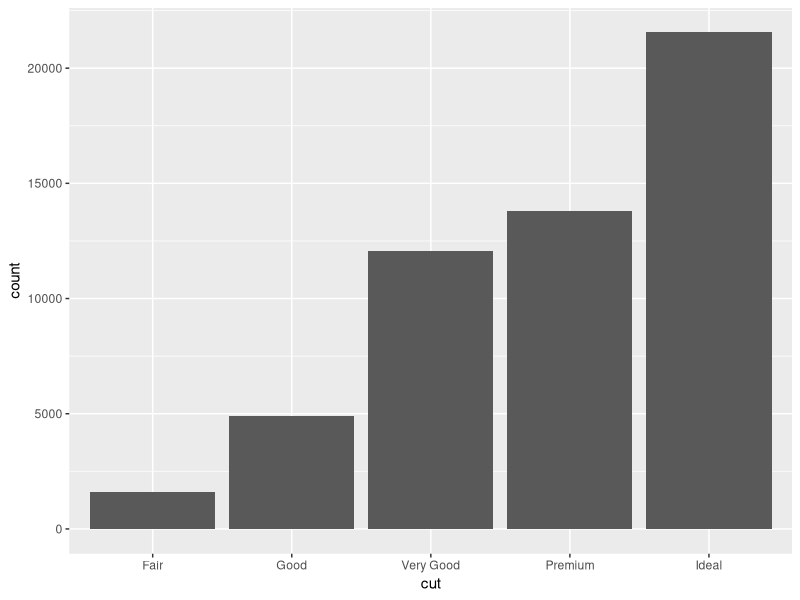
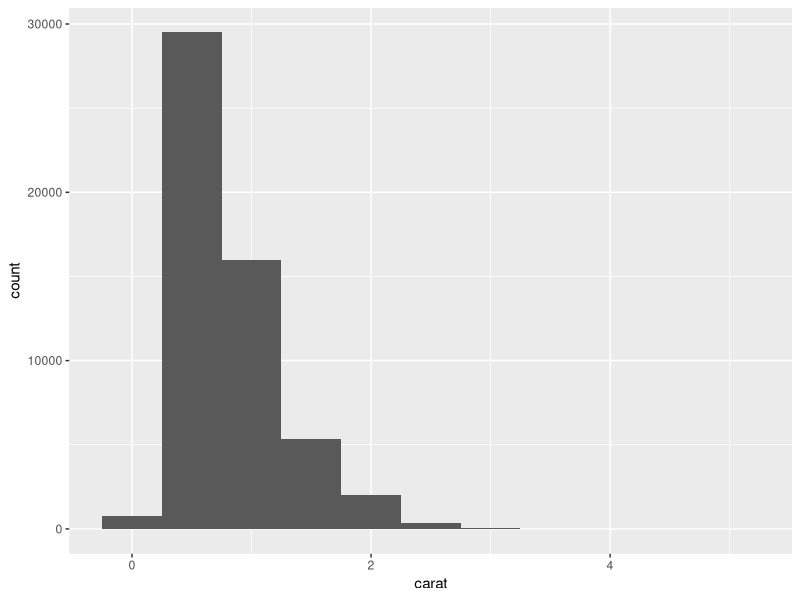
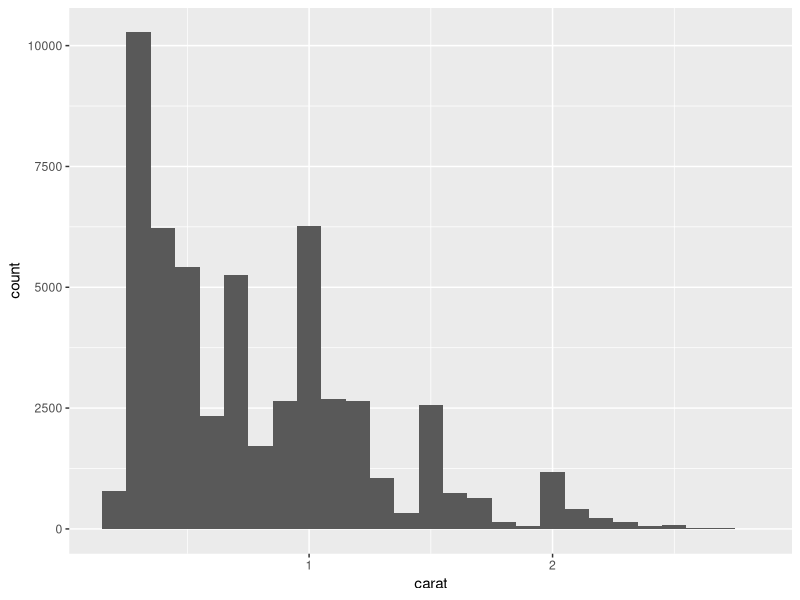
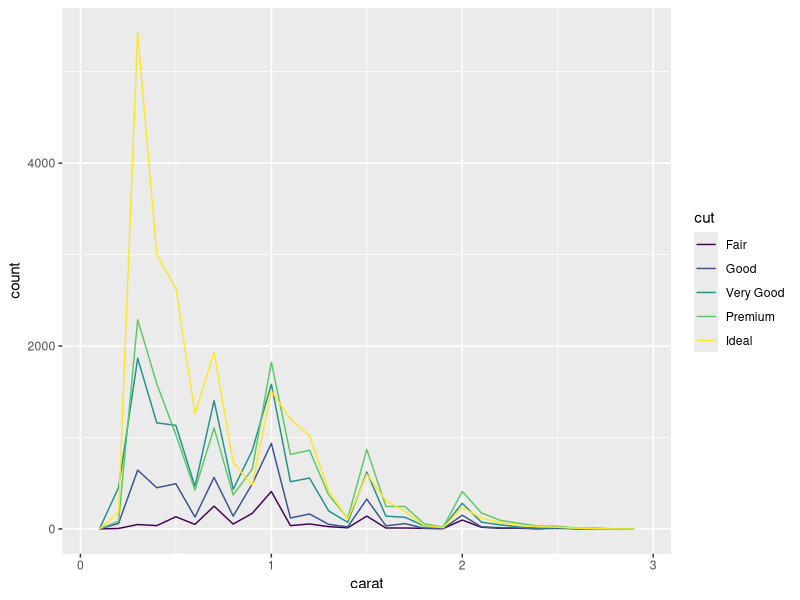
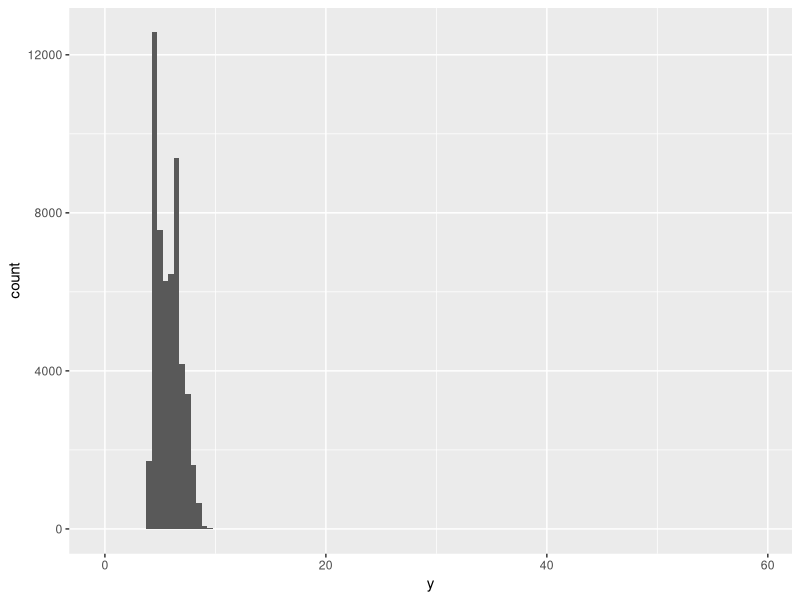
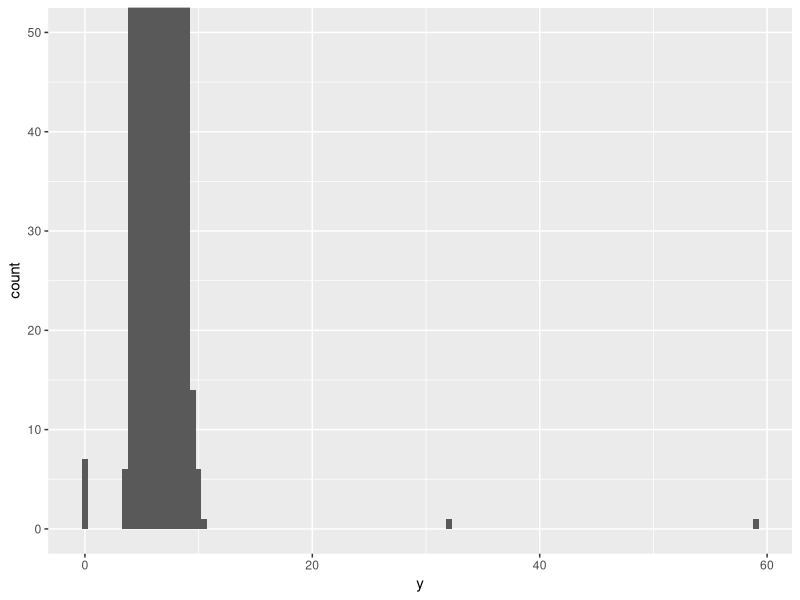
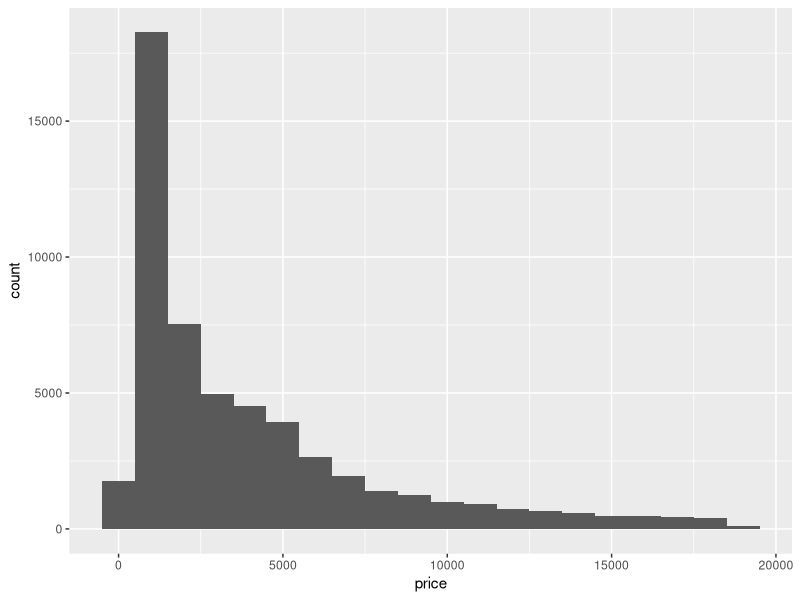
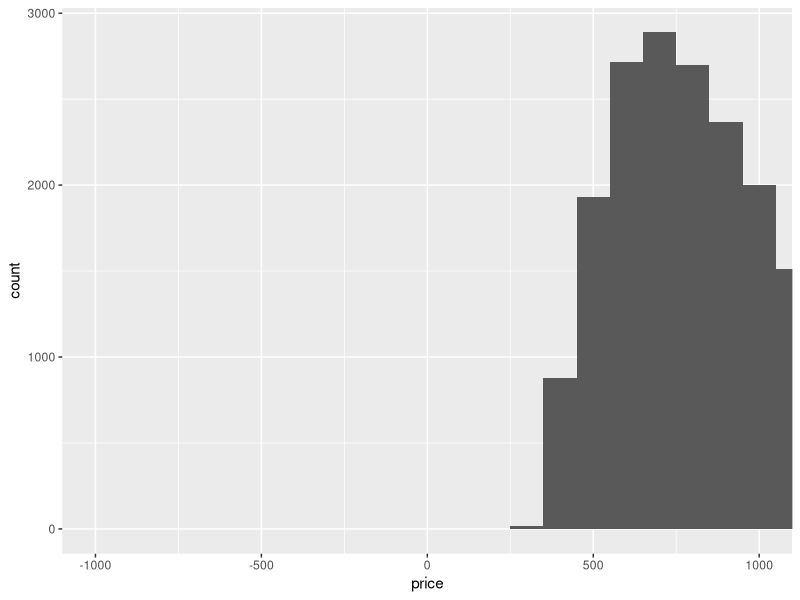

Here is the R script that generated these plots, in order:
library(tidyverse)

ggplot(data = diamonds) +
  geom_bar(mapping = aes(x = cut))
#an example of a categorical data point

diamonds %>%
  count(cut)
#gives the raw numbers for each bar

ggplot(data = diamonds) +
  geom_histogram(mapping = aes(x = carat), binwidth = 0.5)
#an example of a continusous data point graphed

diamonds %>%
  count(cut_width(carat, 0.5))
#gives raw numbers in a 0.5 carat width

smaller <- diamonds %>%
  filter(carat < 3)
#create a varible of diamonds with a carat less than 3

ggplot(data = smaller, mapping = aes(x = carat)) +
  geom_histogram(binwidth = 0.1)
#since our largest set of data is betwen 0.25 and 0.75 looking at data around that with a larger breakdown
#of 0.1 instead of 0.5 

ggplot(data = smaller, mapping = aes(x = carat, color = cut)) +
  geom_freqpoly(binwidth = 0.1)
#shows the same as above but with cut also shown in color so that you can see a breakdown of cut and carat

ggplot(diamonds) +
  geom_histogram(mapping = aes(x = y), binwidth = 0.5)
#create a graph of common observations, the problem is that we cannot see the outliears in this graph

ggplot(diamonds) +
  geom_histogram(mapping = aes(x = y), binwidth = 0.5) +
  coord_cartesian(ylim = c(0, 50))
#zooms into the yaxis to see the rare "bins" of data using coord_cartesian

unusual <- diamonds %>%
  filter(y < 3 | y > 20) %>%
  arrange(y)
#create a dara set of unusual data aka the data less then 3 and greater than 20 on the y axis

unusual
#as you can see there are some diamonds with 0's in x and y which y is a width and diamonds cannot 
#have a width of 0 also they cannot have a width of 31.8 or 58.9 mm which is almost over an inch long

ggplot(diamonds) +
  geom_histogram(mapping = aes(x = price), binwidth = 1000) 
#here is a histogram based on price and as you can see there are some odd data points like the price being
#below 0

ggplot(diamonds) +
  geom_histogram(mapping = aes(x = price), binwidth = 100) +
  coord_cartesian(xlim = c(-1000, 1000))
#using a coord_cartesian we can see that while on the histogram it looks like there are points below 0
#in fact there are not now to look at the upper end

ggplot(diamonds) +
  geom_histogram(mapping = aes(x = price), binwidth = 100) +
  coord_cartesian(xlim = c(15000, 30000))
#here we can see that diamonds drop off before 20000 in price

ggplot(diamonds) +
  geom_histogram(mapping = aes(x = price), binwidth = 100) +
  coord_cartesian(xlim = c(300, 1400))
#here is the spike in out data

spike <- diamonds %>%
  filter(between(price, 300, 1400)) %>%
  arrange(price)
#narrow our window

spike

spike %>%
  count(cut_width(price, 100))
#look at where the bulk of the data lies

spike2 <- spike %>%
  filter(between(price, 600, 800))
#narrow even more

spike2

ggplot(spike2) +
  geom_bar(mapping = aes(x = carat, color = cut, fill = cut))
#see what carat and cut diamonds are selling for in this 200 dollar range 
#can see that the bulk of diamonds are sold around 600-800 dollars and are ideal cut 0.3-0.35 carat diamonds

highcarat <- spike2 %>%
  filter(between(carat, 0.4, 0.41)) %>%
  arrange(price)
#want to look at the bumb around 0.4 carats

ggplot(highcarat) +
  geom_boxplot(mapping = aes(y = price, x = cut))
#this seems to show in the 0.4 - 0.41 carat range premium seems to sell for the most and ideal 
#has some of the lowest selling diamonds which is odd

highcarat %>%
  count(cut)

highcarat %>%
  count(cut_width(price, 50))
#looking at what the data has in terms of numbers for cut and price
#since we are looking at price looks like price is a good data set to hone into

highcarat2 <- highcarat %>%
  filter(between(price, 675, 725))
#looking at our largest amount of data in this price point

ggplot(highcarat2) +
  geom_boxplot(mapping = aes(y = price, x = cut))
#oddly the worst cut diamonds seem to be sold for more than the other cuts, while premium has a large range

ggplot(highcarat2) +
  geom_boxplot(mapping = aes(y = y, x = cut))
#most of the y socres are around the same minus the fair diamons

ggplot(spike2) +
  geom_boxplot(mapping = aes(y = y, x = cut))
#this is more even for the price between 600- 800 and makes more sense with fair needing higher y
#scores then premium or ideal
#this might just be an outliear unless found else where it shows little 